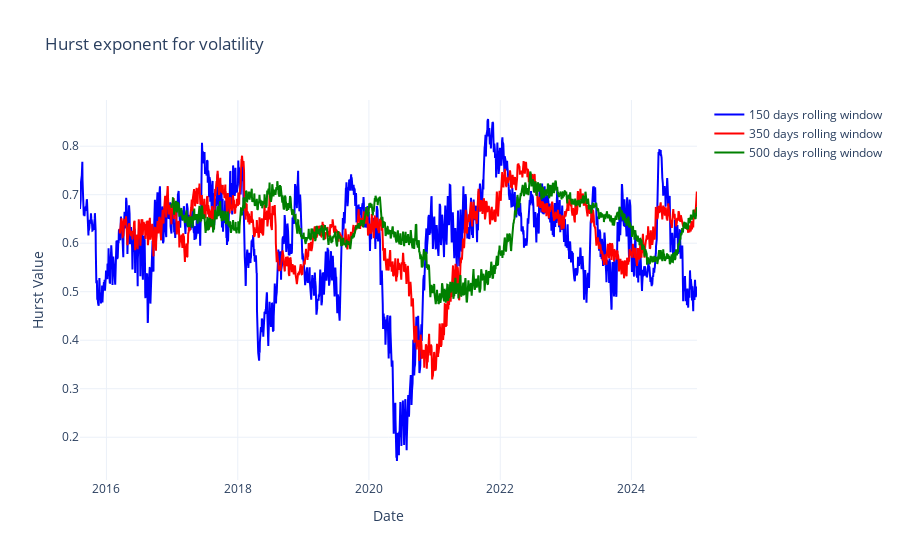

The notebook cell saved with this chart:
### Code cell
import pandas as pd
import numpy as np
from hurst import compute_Hc

def compute_rolling_hurst(df, window, col='log_vol_diff', lag=0):
    hurst_values = []
    times = []
    
    # Loop through the DataFrame using the rolling window
    for i in range(window - 1, len(df), lag+1):
        # Extract the window slice from the series
        window_series = df[col].iloc[i - window + 1 : i + 1: lag+1]
        # Compute the Hurst exponent using the 'change' method and simplified calculation
        h, c, data = compute_Hc(window_series, kind='change', simplified=True)
        
        hurst_values.append(h)
        times.append(df.index[i])
    
    # Create and return a new DataFrame with the computed Hurst exponents
    result_df = pd.DataFrame({'hurst': hurst_values}, index=times)
    return result_df

rolling_hurst_150 = compute_rolling_hurst(VIX, window=150, col='log_vol', lag=0)
rolling_hurst_350 = compute_rolling_hurst(VIX, window=300, col='log_vol', lag=0)
rolling_hurst_500 = compute_rolling_hurst(VIX, window=500, col='log_vol', lag=0)

fig = go.Figure()
fig.add_trace(go.Scatter(
    x=rolling_hurst_150.index,
    y=rolling_hurst_150["hurst"],
    mode='lines',
    name='150 days rolling window',
    line=dict(color='blue')
))
fig.add_trace(go.Scatter(
    x=rolling_hurst_350.index,
    y=rolling_hurst_350["hurst"],
    mode='lines',
    name='350 days rolling window',
    line=dict(color='red')
))
fig.add_trace(go.Scatter(
    x=rolling_hurst_500.index,
    y=rolling_hurst_500["hurst"],
    mode='lines',
    name='500 days rolling window',
    line=dict(color='green')
))
fig.update_layout(
    title=f"Hurst exponent for volatility",
    xaxis_title="Date",
    yaxis_title="Hurst Value",
    template="plotly_white"
)

### Figure 1 — Plotly figure (JSON) as saved in the notebook; plotly's stock layout.template omitted (floating-point values rounded to 4 significant figures; data arrays with more than 128 entries replaced by an {"elided": "..."} marker saying what was removed)
{"data": [{"line": {"color": "blue"}, "mode": "lines", "name": "150 days rolling window", "type": "scatter", "x": {"elided": "2387 str values"}, "y": {"elided": "2387 float values"}}, {"line": {"color": "red"}, "mode": "lines", "name": "350 days rolling window", "type": "scatter", "x": {"elided": "2237 str values"}, "y": {"elided": "2237 float values"}}, {"line": {"color": "green"}, "mode": "lines", "name": "500 days rolling window", "type": "scatter", "x": {"elided": "2037 str values"}, "y": {"elided": "2037 float values"}}], "layout": {"title": {"text": "Hurst exponent for volatility"}, "xaxis": {"title": {"text": "Date"}}, "yaxis": {"title": {"text": "Hurst Value"}}}}
